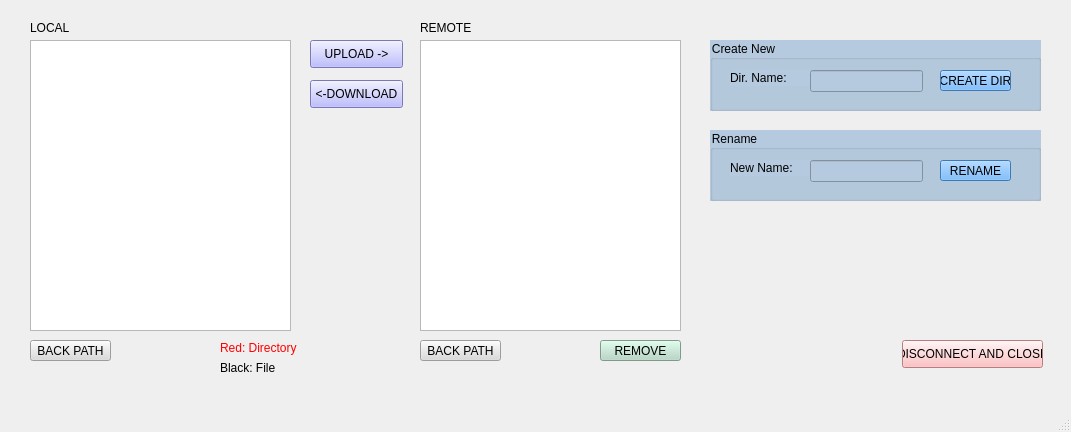
<?xml version="1.0" encoding="UTF-8"?>
<ui version="4.0">
 <class>MainWindow</class>
 <widget class="QMainWindow" name="MainWindow">
  <property name="geometry">
   <rect>
    <x>0</x>
    <y>0</y>
    <width>1071</width>
    <height>432</height>
   </rect>
  </property>
  <property name="windowTitle">
   <string>MainWindow</string>
  </property>
  <widget class="QWidget" name="centralwidget">
   <widget class="QListWidget" name="list_ftp">
    <property name="geometry">
     <rect>
      <x>420</x>
      <y>40</y>
      <width>261</width>
      <height>291</height>
     </rect>
    </property>
   </widget>
   <widget class="QPushButton" name="upload">
    <property name="geometry">
     <rect>
      <x>310</x>
      <y>40</y>
      <width>93</width>
      <height>28</height>
     </rect>
    </property>
    <property name="styleSheet">
     <string notr="true">background-color: rgb(170, 170, 255);</string>
    </property>
    <property name="text">
     <string>UPLOAD -&gt;</string>
    </property>
   </widget>
   <widget class="QPushButton" name="download">
    <property name="geometry">
     <rect>
      <x>310</x>
      <y>80</y>
      <width>93</width>
      <height>28</height>
     </rect>
    </property>
    <property name="styleSheet">
     <string notr="true">background-color: rgb(170, 170, 255);</string>
    </property>
    <property name="text">
     <string>&lt;-DOWNLOAD</string>
    </property>
   </widget>
   <widget class="QGroupBox" name="groupBox">
    <property name="geometry">
     <rect>
      <x>710</x>
      <y>40</y>
      <width>331</width>
      <height>71</height>
     </rect>
    </property>
    <property name="styleSheet">
     <string notr="true">background-color: rgb(182, 202, 223);</string>
    </property>
    <property name="title">
     <string>Create New</string>
    </property>
    <widget class="QPushButton" name="create_dir">
     <property name="geometry">
      <rect>
       <x>230</x>
       <y>30</y>
       <width>71</width>
       <height>21</height>
      </rect>
     </property>
     <property name="styleSheet">
      <string notr="true">background-color: rgb(85, 170, 255);</string>
     </property>
     <property name="text">
      <string>CREATE DIR</string>
     </property>
    </widget>
    <widget class="QLabel" name="label_5">
     <property name="geometry">
      <rect>
       <x>20</x>
       <y>30</y>
       <width>81</width>
       <height>16</height>
      </rect>
     </property>
     <property name="text">
      <string>Dir. Name:</string>
     </property>
    </widget>
    <widget class="QLineEdit" name="dir">
     <property name="geometry">
      <rect>
       <x>100</x>
       <y>30</y>
       <width>113</width>
       <height>22</height>
      </rect>
     </property>
    </widget>
   </widget>
   <widget class="QPushButton" name="remove">
    <property name="geometry">
     <rect>
      <x>600</x>
      <y>340</y>
      <width>81</width>
      <height>21</height>
     </rect>
    </property>
    <property name="styleSheet">
     <string notr="true">background-color: rgb(179, 214, 195);</string>
    </property>
    <property name="text">
     <string>REMOVE</string>
    </property>
   </widget>
   <widget class="QGroupBox" name="groupBox_2">
    <property name="geometry">
     <rect>
      <x>710</x>
      <y>130</y>
      <width>331</width>
      <height>71</height>
     </rect>
    </property>
    <property name="styleSheet">
     <string notr="true">background-color: rgb(182, 202, 223);</string>
    </property>
    <property name="title">
     <string>Rename</string>
    </property>
    <widget class="QPushButton" name="rename">
     <property name="geometry">
      <rect>
       <x>230</x>
       <y>30</y>
       <width>71</width>
       <height>21</height>
      </rect>
     </property>
     <property name="styleSheet">
      <string notr="true">background-color: rgb(85, 170, 255);</string>
     </property>
     <property name="text">
      <string>RENAME</string>
     </property>
    </widget>
    <widget class="QLabel" name="label_7">
     <property name="geometry">
      <rect>
       <x>20</x>
       <y>30</y>
       <width>81</width>
       <height>16</height>
      </rect>
     </property>
     <property name="text">
      <string>New Name:</string>
     </property>
    </widget>
    <widget class="QLineEdit" name="new_name">
     <property name="geometry">
      <rect>
       <x>100</x>
       <y>30</y>
       <width>113</width>
       <height>22</height>
      </rect>
     </property>
    </widget>
   </widget>
   <widget class="QPushButton" name="back">
    <property name="geometry">
     <rect>
      <x>420</x>
      <y>340</y>
      <width>81</width>
      <height>21</height>
     </rect>
    </property>
    <property name="styleSheet">
     <string notr="true">background-color: rgb(218, 218, 218);</string>
    </property>
    <property name="text">
     <string>BACK PATH</string>
    </property>
   </widget>
   <widget class="QListWidget" name="list_">
    <property name="geometry">
     <rect>
      <x>30</x>
      <y>40</y>
      <width>261</width>
      <height>291</height>
     </rect>
    </property>
   </widget>
   <widget class="QPushButton" name="back_o">
    <property name="geometry">
     <rect>
      <x>30</x>
      <y>340</y>
      <width>81</width>
      <height>21</height>
     </rect>
    </property>
    <property name="styleSheet">
     <string notr="true">background-color: rgb(218, 218, 218);</string>
    </property>
    <property name="text">
     <string>BACK PATH</string>
    </property>
   </widget>
   <widget class="QLabel" name="label">
    <property name="geometry">
     <rect>
      <x>220</x>
      <y>340</y>
      <width>111</width>
      <height>16</height>
     </rect>
    </property>
    <property name="styleSheet">
     <string notr="true">color: rgb(255, 0, 0);</string>
    </property>
    <property name="text">
     <string>Red: Directory</string>
    </property>
   </widget>
   <widget class="QLabel" name="label_2">
    <property name="geometry">
     <rect>
      <x>220</x>
      <y>360</y>
      <width>91</width>
      <height>16</height>
     </rect>
    </property>
    <property name="styleSheet">
     <string notr="true"/>
    </property>
    <property name="text">
     <string>Black: File</string>
    </property>
   </widget>
   <widget class="QLabel" name="label_3">
    <property name="geometry">
     <rect>
      <x>30</x>
      <y>20</y>
      <width>71</width>
      <height>16</height>
     </rect>
    </property>
    <property name="styleSheet">
     <string notr="true"/>
    </property>
    <property name="text">
     <string>LOCAL</string>
    </property>
   </widget>
   <widget class="QLabel" name="label_4">
    <property name="geometry">
     <rect>
      <x>420</x>
      <y>20</y>
      <width>71</width>
      <height>16</height>
     </rect>
    </property>
    <property name="styleSheet">
     <string notr="true"/>
    </property>
    <property name="text">
     <string>REMOTE</string>
    </property>
   </widget>
   <widget class="QPushButton" name="close">
    <property name="geometry">
     <rect>
      <x>902</x>
      <y>340</y>
      <width>141</width>
      <height>28</height>
     </rect>
    </property>
    <property name="styleSheet">
     <string notr="true">background-color: rgb(255, 176, 178);</string>
    </property>
    <property name="text">
     <string>DISCONNECT AND CLOSE</string>
    </property>
   </widget>
  </widget>
  <widget class="QMenuBar" name="menubar">
   <property name="geometry">
    <rect>
     <x>0</x>
     <y>0</y>
     <width>1071</width>
     <height>26</height>
    </rect>
   </property>
  </widget>
  <widget class="QStatusBar" name="statusbar"/>
 </widget>
 <resources/>
 <connections/>
</ui>
